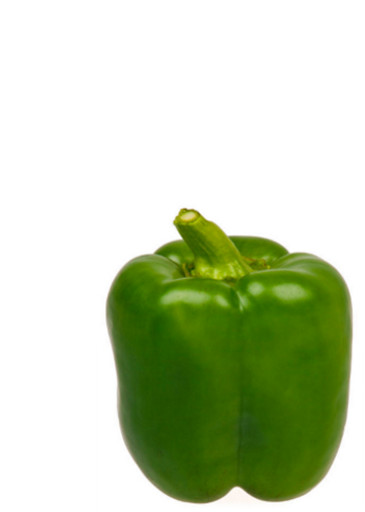
%> input picture Green-Bell-Pepper-1.jpg, 365 x 512 px
$ octave --eval "result = imagePreProcessing;"   (GNU Octave 9; MATLAB toolbox functions it lacks are replaced by stand-ins)
%> lines starting %> are read from the running program, lines starting %| are printed output that depends on the picture; in (x1, y1, x2, y2) boxes, pixels count from 0 and x2, y2 are one past the last pixel; in counts of white or black regions, pixels touching at a corner belong together; the program's own positions count from 1
function [ Memory_Img, Test_Img ] = imagePreProcessing( )
%Does the preprocessing on input images. PreProcessing involves performing
%filtering on the image and later doing edge detection on it.

Read_Memory_Img = imread('Green-Bell-Pepper-1.jpg');
%> Read_Memory_Img is the input picture: size 512x365x3 uint8; mean R, G, B 198.2, 210.5, 180.8

Read_Memory_Img(:, 366:512,:) = 255;
%> Read_Memory_Img: size 512x512x3 uint8

Read_Test_Img = imread('Peppers.tiff');
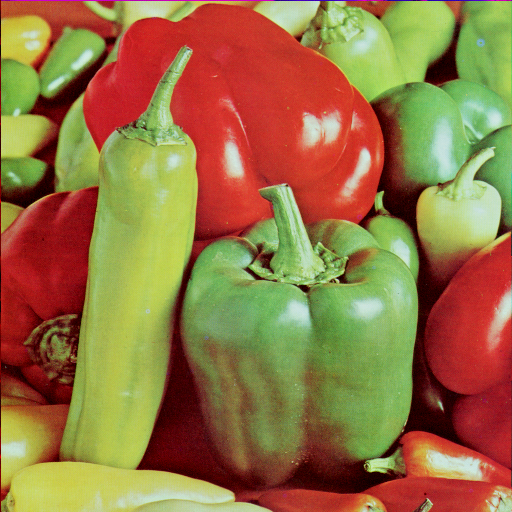
%> input picture Peppers.tiff, 512 x 512 px
%> Read_Test_Img is the input picture: size 512x512x3 uint8; mean R, G, B 149.8, 115.6, 66.5

Memory_Img_gray = rgb2gray(Read_Memory_Img);
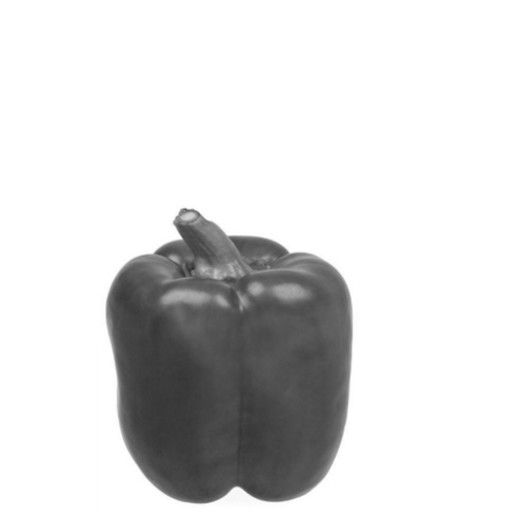
%> Memory_Img_gray: size 512x512 uint8; min 40, max 255, mean 218.2
Test_Img_gray = rgb2gray(Read_Test_Img);

h = fspecial('gaussian', size(Test_Img_gray), 2.5);

Test_Img_gray = imfilter(Test_Img_gray, h);
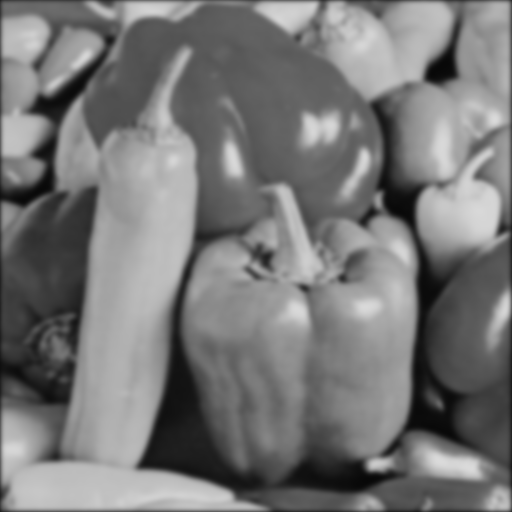
%> Test_Img_gray: size 512x512 uint8; min 7, max 218, mean 119.3

%Memory_Img_gray(Memory_Img_gray == 255) = 0;

Level_Memory_Img = graythresh(Memory_Img_gray);
%> Level_Memory_Img = 0.663
Level_Test_Img = graythresh(Test_Img_gray);
%> Level_Test_Img = 0.467

Memory_Img_BW = im2bw(Memory_Img_gray, Level_Memory_Img);
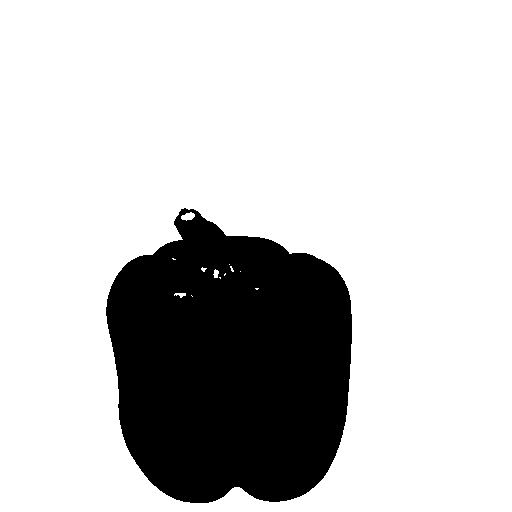
%> Memory_Img_BW: size 512x512 logical; 78.5% white; 1 black region, box (x1, y1, x2, y2) and area: (106, 208, 352, 503) 56297
Test_Img_BW = im2bw(Test_Img_gray, Level_Test_Img);
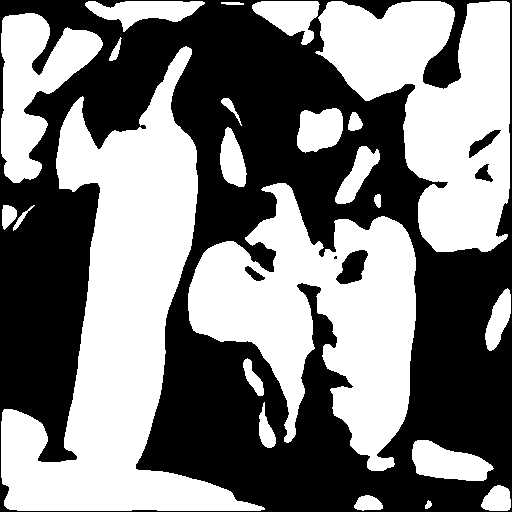
%> Test_Img_BW: size 512x512 logical; 49.5% white; 23 white regions, largest, box (x1, y1, x2, y2) and area: (1, 46, 265, 511) 46281, (188, 183, 416, 471) 33166, (315, 1, 510, 252) 28464

Memory_Img = edge(Memory_Img_BW, 'canny');
%> Memory_Img: size 512x512 logical; 0.44% white in thin lines or dots, all inside (x1, y1, x2, y2) = (106, 208, 352, 503)
Test_Img_Canny = edge(Test_Img_BW, 'canny');
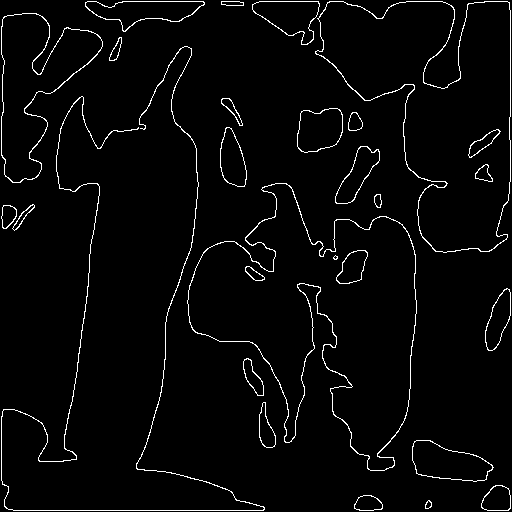
%> Test_Img_Canny: size 512x512 logical; 3% white in thin lines or dots

D = bwdist(Test_Img_Canny);
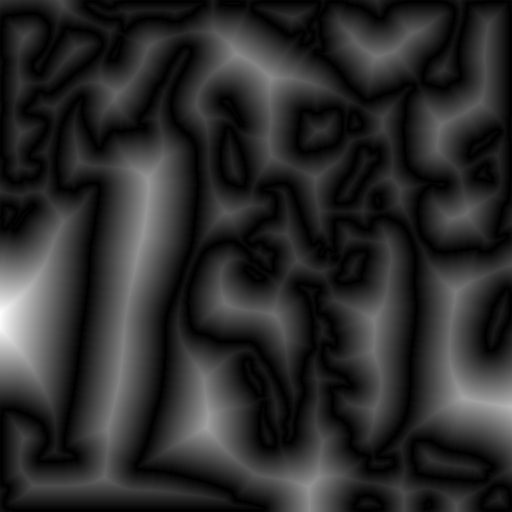
%> D: size 512x512 single; min 0, max 82.87, mean 14.3; drawn with min black and max white

%h = fspecial('gaussian', size(Test_Img_Canny), 0.1);

% Test_Img = imfilter(Test_Img_Canny, h);

Test_Img = Test_Img_Canny&(D<1);

% Fill closed objects:
%Test_Img_Holes = imfill(Test_Img_Canny , 'holes');
% Get rid of objects less than 500 pixels:
%Test_Img = bwareaopen(Test_Img_Holes, 0);

figure(1);
imshow(Memory_Img);

figure(2);
imshow(Test_Img);

%figure(3);
%imshow(blurredImage);
end
